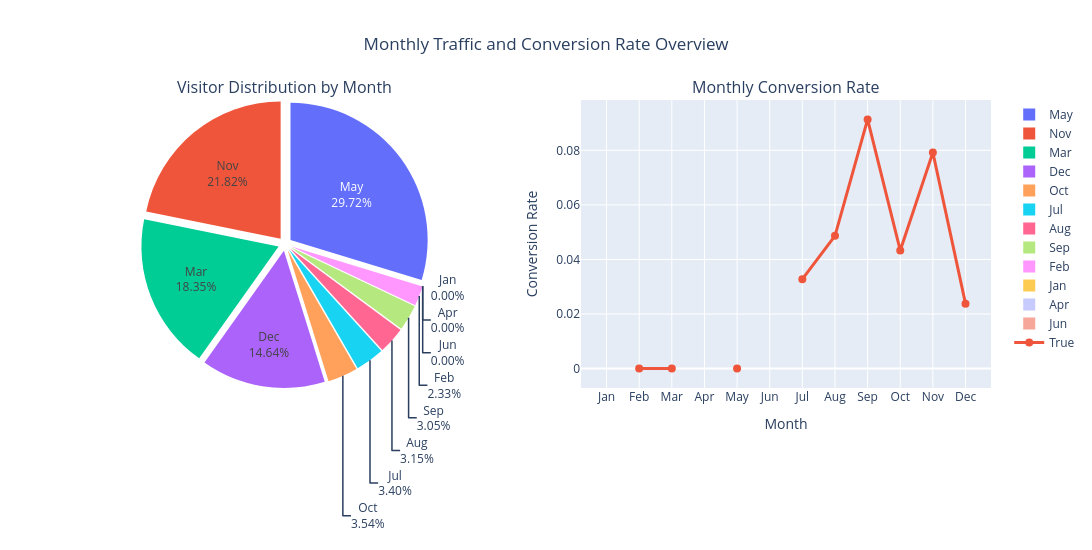

Notebook source saved alongside this figure:
### Markdown cell above
## Monthly Traffic and Conversion Rate Overview

This figure combines two views:
- The **pie chart** (left) shows how website sessions are distributed across months.
- The **line chart** (right) shows the **conversion rate** (percentage of sessions that generated revenue) for each month.

### Code cell
month_order = ["Jan", "Feb", "Mar", "Apr", "May", "Jun",
               "Jul", "Aug", "Sep", "Oct", "Nov", "Dec"]

df_cleaned["Month"] = pd.Categorical(df_cleaned["Month"], categories=month_order, ordered=True)

monthly_conv = df_cleaned.groupby("Month")["Revenue"].mean().reset_index(name="ConversionRate")

month_counts = df_cleaned['Month'].value_counts().reset_index()
month_counts.columns = ['Month', 'Count']
month_counts["Month"] = pd.Categorical(month_counts["Month"], categories=month_order, ordered=True)
month_counts = month_counts.sort_values("Month")

fig = make_subplots(
    rows=1, cols=2,
    specs=[[{"type": "domain"}, {"type": "xy"}]],
    subplot_titles=("Visitor Distribution by Month", "Monthly Conversion Rate")
)

#LEFT
fig.add_trace(
    go.Pie(
        labels=month_counts["Month"],
        values=month_counts["Count"],
        textinfo='percent+label',
        texttemplate='%{label}<br>%{percent:.2%}',
        pull=[0.05] * len(month_counts)
    ),
    row=1, col=1
)

#RIGHT
fig.add_trace(
    go.Scatter(
        x=monthly_conv["Month"],
        y=monthly_conv["ConversionRate"],
        mode='lines+markers',
        line=dict(width=3),
        marker=dict(size=8),
        name=True
    ),
    row=1, col=2
)

fig.update_layout(
    title_text="Monthly Traffic and Conversion Rate Overview",
    title_x=0.5,
    showlegend=True,
    height=550,
    width=1100
)

fig.update_xaxes(title_text="Month", row=1, col=2)
fig.update_yaxes(title_text="Conversion Rate", row=1, col=2)

fig.show()

### Figure 1 — Plotly figure (JSON) as saved in the notebook; plotly's stock layout.template omitted (floating-point values rounded to 4 significant figures)
{"data": [{"domain": {"x": [0, 0.45], "y": [0, 1]}, "labels": ["Jan", "Feb", "Mar", "Apr", "May", "Jun", "Jul", "Aug", "Sep", "Oct", "Nov", "Dec"], "pull": [0.05, 0.05, 0.05, 0.05, 0.05, 0.05, 0.05, 0.05, 0.05, 0.05, 0.05, 0.05], "textinfo": "percent+label", "texttemplate": "%{label}<br>%{percent:.2%}", "type": "pie", "values": [0, 167, 1317, 0, 2133, 0, 244, 226, 219, 254, 1566, 1051]}, {"line": {"width": 3}, "marker": {"size": 8}, "mode": "lines+markers", "name": "True", "type": "scatter", "x": ["Jan", "Feb", "Mar", "Apr", "May", "Jun", "Jul", "Aug", "Sep", "Oct", "Nov", "Dec"], "xaxis": "x", "y": [null, 0, 0, null, 0, null, 0.03279, 0.04867, 0.09132, 0.04331, 0.07918, 0.02379], "yaxis": "y"}], "layout": {"annotations": [{"font": {"size": 16}, "showarrow": false, "text": "Visitor Distribution by Month", "x": 0.225, "xanchor": "center", "xref": "paper", "y": 1, "yanchor": "bottom", "yref": "paper"}, {"font": {"size": 16}, "showarrow": false, "text": "Monthly Conversion Rate", "x": 0.775, "xanchor": "center", "xref": "paper", "y": 1, "yanchor": "bottom", "yref": "paper"}], "height": 550, "showlegend": true, "title": {"text": "Monthly Traffic and Conversion Rate Overview", "x": 0.5}, "width": 1100, "xaxis": {"anchor": "y", "domain": [0.55, 1], "title": {"text": "Month"}}, "yaxis": {"anchor": "x", "domain": [0, 1], "title": {"text": "Conversion Rate"}}}}
